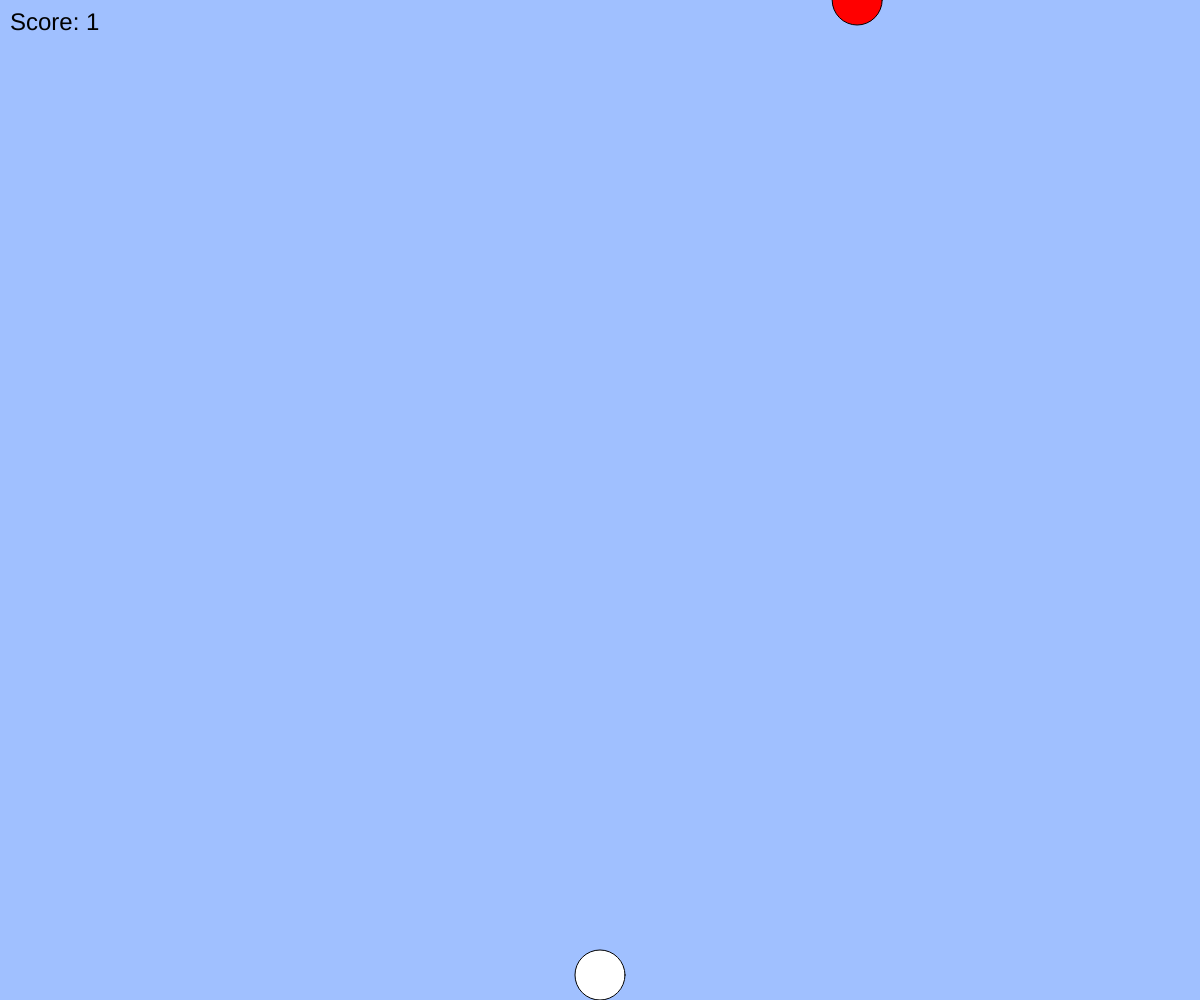
Frame 1 (no input)
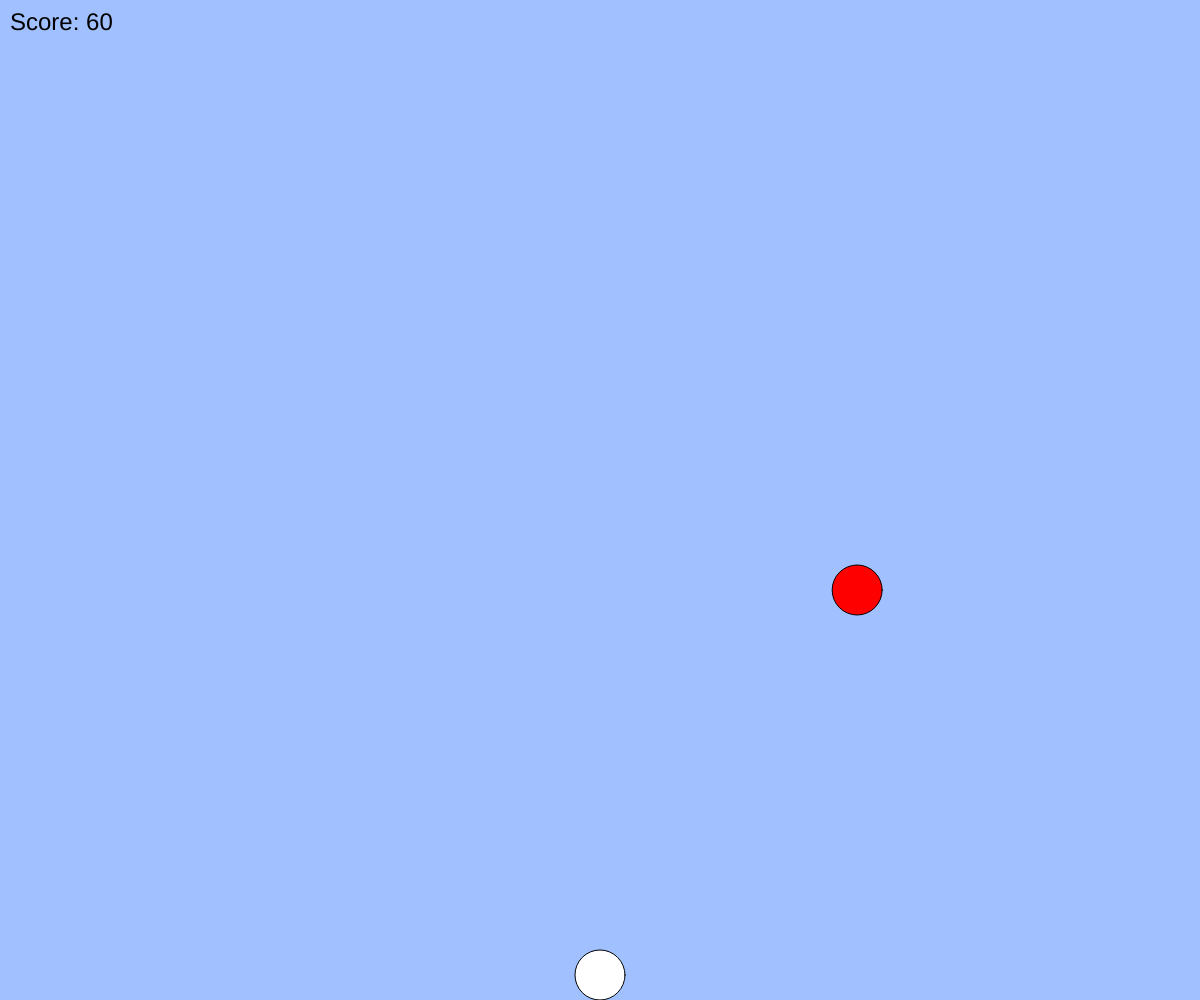
Frame 60 (no input)
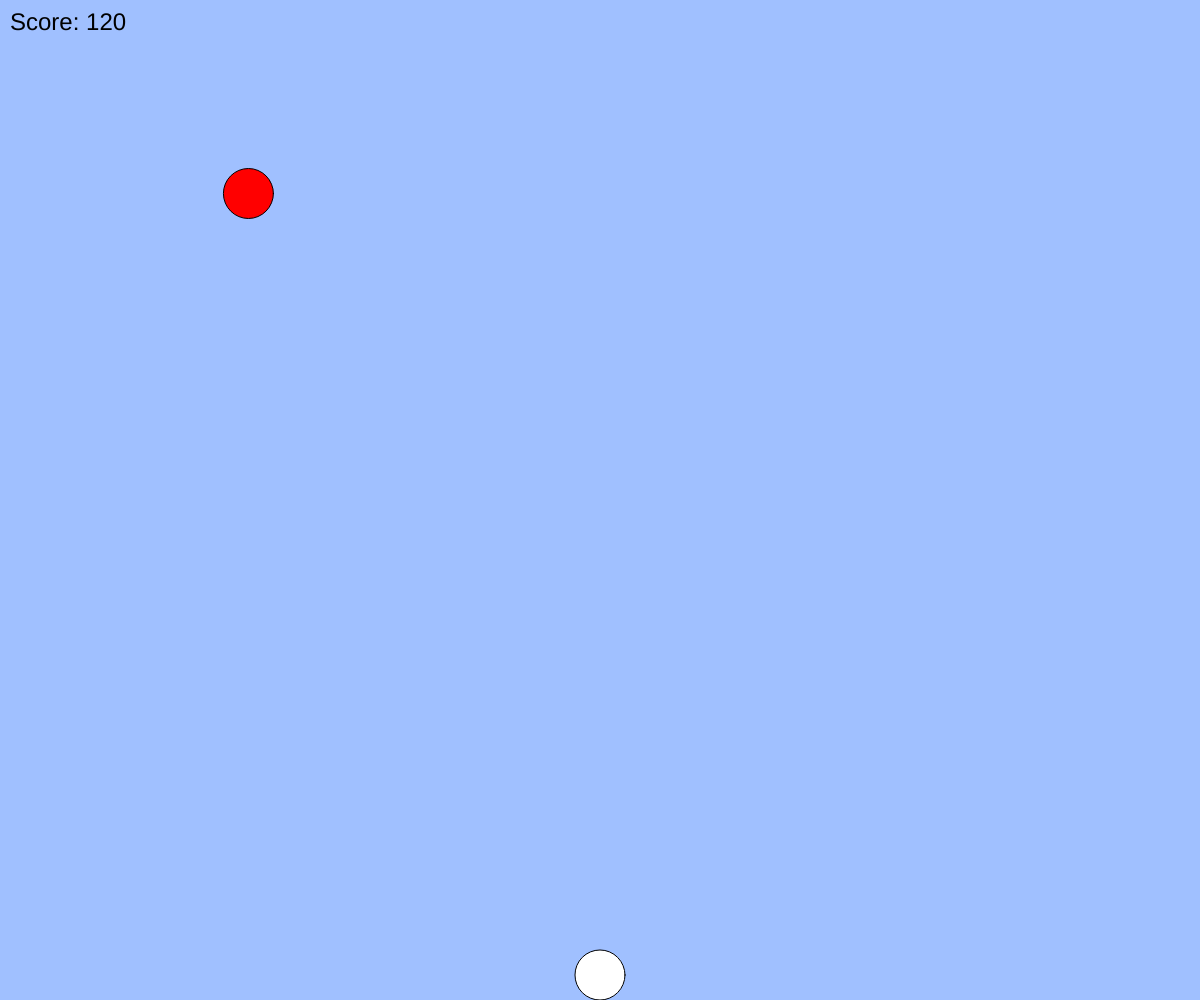
Frame 120 (the mouse pressed at the canvas centre since frame 60)

The p5.js sketch that drew these frames (run headless with seeded random() and noise() and a simulated clock; from frame 60 on, the mouse is pressed at the canvas centre):

// p5.js sketch
// ── sketch.js
// 最終課題を制作しよう

function setup() {
  createCanvas(windowWidth, windowHeight);
  x = width / 2;
  y = height - 25;
}

function draw(){
  background(160, 192, 255);
}

function windowResized(){
  resizeCanvas(windowWidth, windowHeight);
}

let x, y;
let speed = 5;
let boost = 10;
let now = speed;

let enemyX, enemyY, enemySpeed; 
let score = 0;
let gameOver = false;

function setup() {
  createCanvas(windowWidth, windowHeight);
  x = width / 2;
  y = height - 25;

  // 敵の初期位置と速度
  enemyX = random(width);
  enemyY = 0;
  enemySpeed = 10;
}

function draw() {
  if (gameOver) {
    // ゲームオーバー画面
    background(0);
    fill(255);
    textAlign(CENTER, CENTER);
    textSize(32);
    text(`Game Over! Your Score: ${score}`, width / 2, height / 2);
    textSize(20);
    text('Press Space to Restart', width / 2, height / 2 + 50);
    return;
  }

  background(160, 192, 255);

  // プレイヤーを描画
  fill(255);
  ellipse(x, y, 50);

  // 敵を描画
  fill(255, 0, 0);
  ellipse(enemyX, enemyY, 50);

  // プレイヤーの移動
  if (keyIsDown(LEFT_ARROW)) { x -= now; }
  if (keyIsDown(RIGHT_ARROW)) { x += now; }
  if (keyIsDown("X".charCodeAt(0))) { x += now; }
  if (keyIsDown("Z".charCodeAt(0))) { x -= now; }
  if (keyIsDown(32)) { now = boost; } else { now = speed; }

  // プレイヤーが画面外に出ないようにする
  x = constrain(x, 25, width - 25);

  // 敵の移動
  enemyY += enemySpeed;

  // 敵が画面外に出たらリセット
  if (enemyY > height) {
    enemyY = 0;
    enemyX = random(width);
    enemySpeed += 0.75; // 少しずつ速度を上げる
  }

  // 当たり判定
  let d = dist(x, y, enemyX, enemyY);
  if (d < 50) {
    gameOver = true;
  }

  // スコアの更新
  score += 1;

  // スコアを描画
  fill(0);
  textSize(24);
  text(`Score: ${score}`, 10, 30);
}

function keyPressed() {
  if (gameOver && key === " ") {
    // リスタート
    gameOver = false;
    x = width / 2;
    y = height - 25;
    enemyX = random(width);
    enemyY = 0;
    enemySpeed = 10;
    score = 0;
  }
}

function windowResized() {
  resizeCanvas(windowWidth, windowHeight);
}
